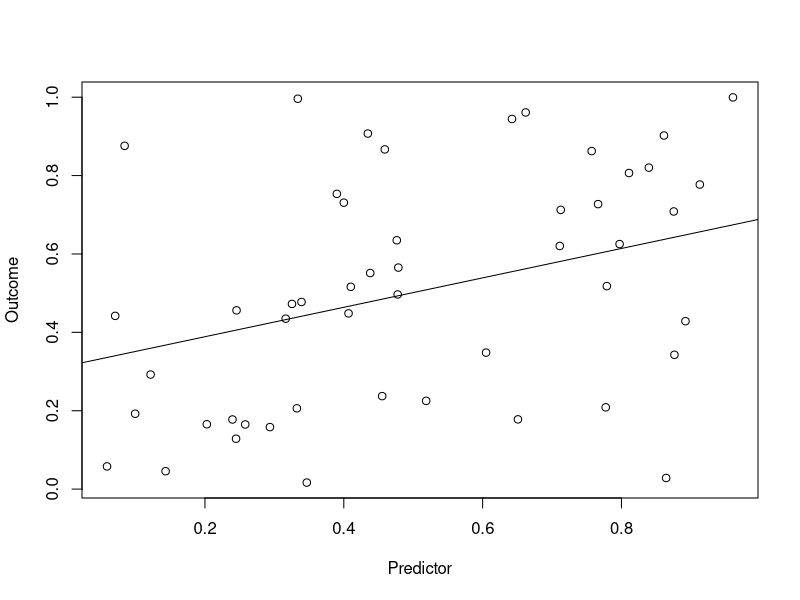

This figure's R source:
## ---- chunk 1
knitr::opts_chunk$set(
  cache = FALSE, # if TRUE knitr will cache results to reuse in future knits
  fig.width = 6, # the width for plots created by code chunk
  fig.height = 4, # the height for plots created by code chunk
  fig.align = 'center', # how to align graphics. 'left', 'right', 'center'
  dpi = 300, 
  dev = 'png', # Makes each fig a png, and avoids plotting every data point
  # eval = FALSE, # if FALSE, then the R code chunks are not evaluated
  # results = 'asis', # knitr passes through results without reformatting
  echo = TRUE, # if FALSE knitr won't display code in chunk above it's results
  message = TRUE, # if FALSE knitr won't display messages generated by code
  strip.white = TRUE, # if FALSE knitr won't remove white spaces at beg or end of code chunk
  warning = TRUE, # if FALSE knitr won't display warning messages in the doc
  error = TRUE) # report errors
  # options(tinytex.verbose = TRUE)
## ---- chunk 2
set.seed(1)
DF = data.frame(matrix(nrow = 50, ncol = 50))
for (i in 1:50) {
  DF[, i] = runif(50)
}

plot(DF[[2]], DF[[16]], xlab = "Predictor", ylab = "Outcome")
abline(lm(DF[[2]] ~ DF[[16]]))
cor.test(DF[[2]], DF[[16]])

